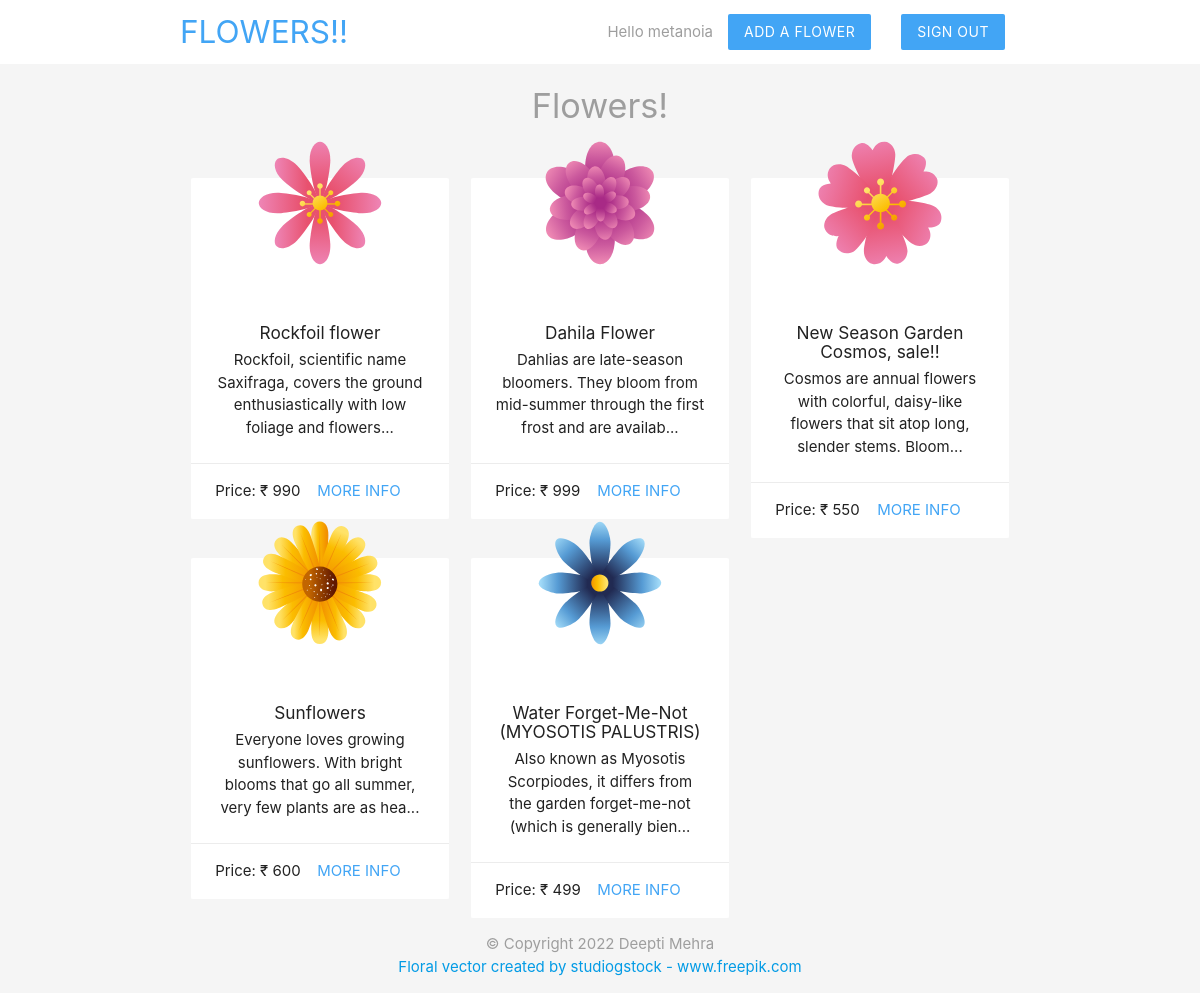
The page /index.php (signed in) on the database its author committed.
### tables this page shows
CREATE TABLE `flowers` (
  `id` int(11) NOT NULL,
  `name` varchar(255) NOT NULL,
  `description` mediumtext NOT NULL,
  `img_url` varchar(255) NOT NULL,
  `price` float NOT NULL,
  `created_by` int(11) NOT NULL,
  `flower_type` int(11) NOT NULL,
  `created_at` timestamp NOT NULL DEFAULT current_timestamp()
);

CREATE TABLE `flower_types` (
  `id` int(11) NOT NULL,
  `name` varchar(255) NOT NULL,
  `img_url` varchar(255) NOT NULL
);

### index.php (the view, shortened to what this page needs)
<?php
include('config/db_connect.php');
$sql = "SELECT * FROM `flowers` ORDER BY created_at;";
$result = mysqli_query($conn, $sql);
$flowers = mysqli_fetch_all($result, MYSQLI_ASSOC);
?>
<!DOCTYPE html>
<html>
<?php include('templates/header.php'); ?>
<h4 class="center grey-text">Flowers!</h4>
<div class="container">
	<div class="row">
		<?php foreach ($flowers as $flower) : ?>
			<?php
			$flowerTypeId = $flower['flower_type'];
			$flowerTypeSql = "SELECT * FROM `flower_types` WHERE id='$flowerTypeId'";
			$flowerTypeSqlResult = mysqli_query($conn, $flowerTypeSql);
			$flowerType = mysqli_fetch_assoc($flowerTypeSqlResult);
			?>
			<div class="col s6 m4 flower_card">
				<div class="card z-depth-0">
					<img src="<?php echo htmlspecialchars($flowerType['img_url']); ?>" class="flower">
					<div class="card-content center">
						<h6><?php echo htmlspecialchars($flower['name']); ?></h6>
						<p><?php echo  substr(htmlspecialchars($flower['description']), 0, 100) . "..."; ?></p>
					</div>
					<div class="card-action" style="display: flex; justify-content: space-between;">
						Price: ₹ <?php echo $flower['price'] ?>
						<a class="brand-text" href="details.php?id=<?php echo $flower['id'] ?>">more info</a>
					</div>
				</div>
			</div>
		<?php endforeach; ?>
	</div>
</div>
<?php include('templates/footer.php'); ?>
</html>

### styles.css (style rules this page uses)
.brand-text { color: #42a5f5 !important; }
.flower { width: 140px; height: 140px; margin: 40px auto -30px; display: block; position: relative; top: -45px; }
.flower_card { max-height: 300px; margin-bottom: 80px; }

### rows shown on the page
flowers: flower_type.img_url (picture), name "Rockfoil flower", description "Rockfoil, scientific name Saxifraga, covers the ground enthusiastically with low foliage and flowers", price "990"
flowers: flower_type.img_url (picture), name "Dahila Flower", description "Dahlias are late-season bloomers. They bloom from mid-summer through the first frost and are availab", price "999"
flowers: flower_type.img_url (picture), name "New Season Garden Cosmos, sale!!", description "Cosmos are annual flowers with colorful, daisy-like flowers that sit atop long, slender stems. Bloom", price "550"
flowers: flower_type.img_url (picture), name "Sunflowers", description "Everyone loves growing sunflowers. With bright blooms that go all summer, very few plants are as hea", price "600"
flowers: flower_type.img_url (picture), name "Water Forget-Me-Not (MYOSOTIS PALUSTRIS)", description "Also known as Myosotis Scorpiodes, it differs from the garden forget-me-not (which is generally bien", price "499"

### other values the page prints
$name "metanoia"
